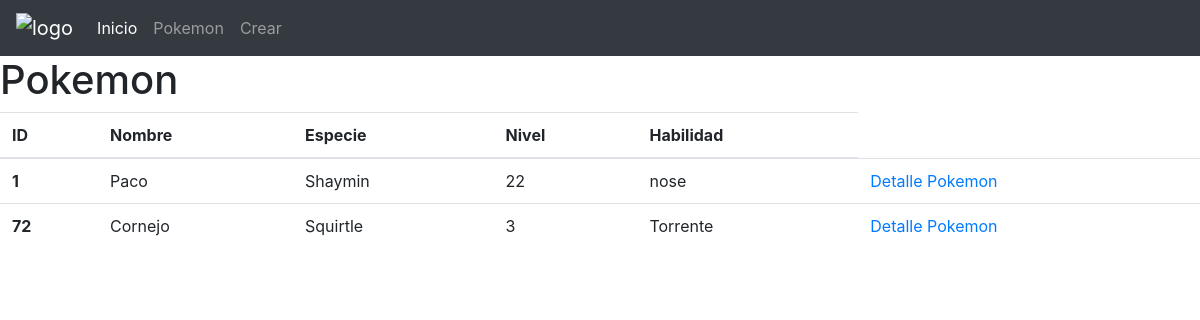
/libreria/libros/, run on an earlier commit of the app's database.
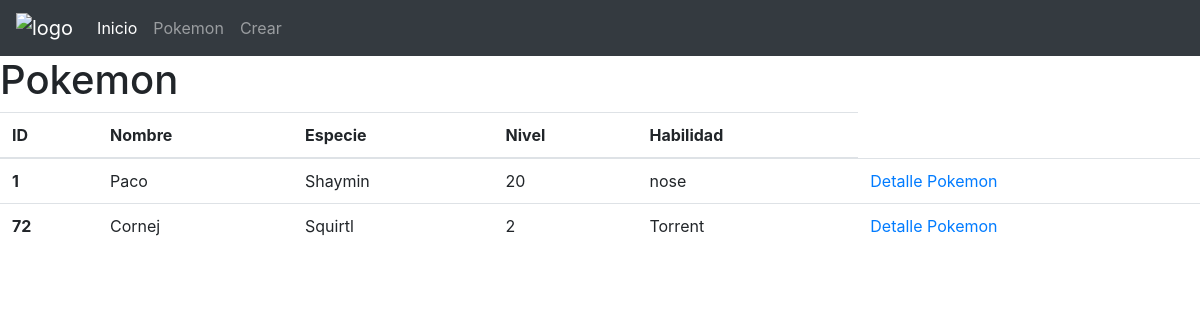
And on a later commit of the database.
### libreria/models.py (models this page shows, shortened)
class pokemon(models.Model):
    id = models.IntegerField(primary_key=True)
    nombre = models.CharField(max_length=30)
    especie = models.CharField(max_length=30)
    nivel = models.IntegerField()
    habilidad = models.CharField(max_length=30)

### libreria/views.py (the view)
# urls.py: path('libros/', cargar_vista_pokemon),
def cargar_vista_pokemon(requests):
    lista_pokemon = pokemon.objects.all()
    return render(requests,'libros.html', {'pokemones': lista_pokemon})

### templates/libros.html
{% include "header.html" %}
{% block content %}
<h1>Pokemon</h1>
<table class="table">
        <thead>
        <tr>
            <th scope="col">ID</th>
            <th scope="col">Nombre</th>
            <th scope="col">Especie</th>
            <th scope="col">Nivel</th>
            <th scope="col">Habilidad</th>
        </tr>
        </thead>
        <tbody>
        {% for bicho in pokemones %}
            <tr>
                <th>{{ bicho.id }}</th>
                <td>{{ bicho.nombre }}</td>
                <td>{{ bicho.especie }}</td>
                <td>{{ bicho.nivel }}</td>
                <td>{{ bicho.habilidad }}</td>
                <td><a href="/libreria/libros/{{ bicho.id }}">Detalle Pokemon</a></td>
            </tr>
        {% endfor %}
        </tbody>
    </table>
{% endblock %}

What changed in the data, as far as the page shows it:
changed pokemon "Paco": nivel "22" → "20"
changed pokemon id 72: nombre "Cornejo" → "Cornej"; especie "Squirtle" → "Squirtl"; nivel "3" → "2"; habilidad "Torrente" → "Torrent"
